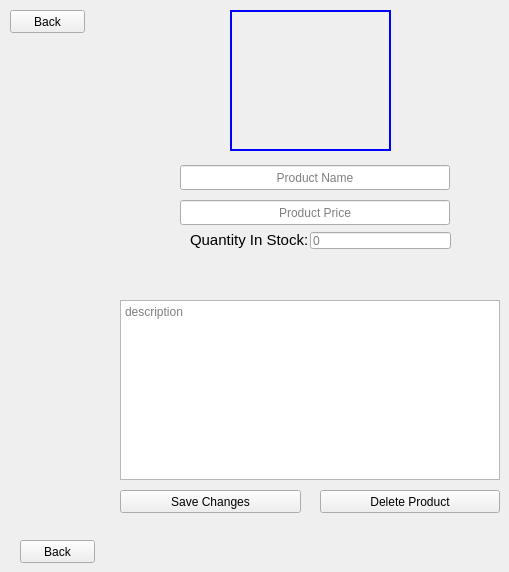
       <widget class="QWidget" name="page_2">
        <widget class="QLabel" name="label">
         <property name="geometry">
          <rect>
           <x>190</x>
           <y>230</y>
           <width>121</width>
           <height>20</height>
          </rect>
         </property>
         <property name="styleSheet">
          <string notr="true">font-size: 15px</string>
         </property>
         <property name="text">
          <string>Quantity In Stock:</string>
         </property>
        </widget>
        <widget class="QLabel" name="product_image_label">
         <property name="geometry">
          <rect>
           <x>230</x>
           <y>10</y>
           <width>161</width>
           <height>141</height>
          </rect>
         </property>
         <property name="styleSheet">
          <string notr="true">border: 2px solid blue</string>
         </property>
         <property name="text">
          <string/>
         </property>
         <property name="scaledContents">
          <bool>true</bool>
         </property>
        </widget>
        <widget class="QPushButton" name="back_to_products_page_button">
         <property name="geometry">
          <rect>
           <x>20</x>
           <y>540</y>
           <width>75</width>
           <height>23</height>
          </rect>
         </property>
         <property name="styleSheet">
          <string notr="true">
QPushButton {
                
	background-color: blue;
                border: none;
                border-radius: 5px;

				color: white
            }
QPushButton:hover {
                background-color: gray;
            };
</string>
         </property>
         <property name="text">
          <string>Back</string>
         </property>
        </widget>
        <widget class="QLineEdit" name="productnamelineedit">
         <property name="geometry">
          <rect>
           <x>180</x>
           <y>165</y>
           <width>270</width>
           <height>25</height>
          </rect>
         </property>
         <property name="styleSheet">
          <string notr="true">font: 20px &quot;CentSchbkCyrill BT&quot;;
text-decoration: none;
text-align: center;</string>
         </property>
         <property name="text">
          <string/>
         </property>
         <property name="alignment">
          <set>Qt::AlignCenter</set>
         </property>
         <property name="placeholderText">
          <string>Product Name</string>
         </property>
        </widget>
        <widget class="QLineEdit" name="productpricelineedit">
         <property name="geometry">
          <rect>
           <x>180</x>
           <y>200</y>
           <width>270</width>
           <height>25</height>
          </rect>
         </property>
         <property name="styleSheet">
          <string notr="true">font: 20px &quot;CentSchbkCyrill BT&quot;;
text-decoration: none;
text-align: center;</string>
         </property>
         <property name="text">
          <string/>
         </property>
         <property name="alignment">
          <set>Qt::AlignCenter</set>
         </property>
         <property name="placeholderText">
          <string>Product Price</string>
         </property>
        </widget>
        <widget class="QLineEdit" name="quantitystocklineedit">
         <property name="geometry">
          <rect>
           <x>310</x>
           <y>232</y>
           <width>141</width>
           <height>17</height>
          </rect>
         </property>
         <property name="cursor">
          <cursorShape>IBeamCursor</cursorShape>
         </property>
         <property name="styleSheet">
          <string notr="true">font: &quot;CentSchbkCyrill BT&quot;;
text-decoration: none;
text-align: center;</string>
         </property>
         <property name="text">
          <string/>
         </property>
         <property name="alignment">
          <set>Qt::AlignLeading|Qt::AlignLeft|Qt::AlignVCenter</set>
         </property>
         <property name="placeholderText">
          <string>0</string>
         </property>
        </widget>
        <widget class="QTextEdit" name="productdescriptioedit">
         <property name="geometry">
          <rect>
           <x>120</x>
           <y>300</y>
           <width>380</width>
           <height>180</height>
          </rect>
         </property>
         <property name="tabChangesFocus">
          <bool>false</bool>
         </property>
         <property name="placeholderText">
          <string>description</string>
         </property>
        </widget>
        <widget class="QPushButton" name="savechangesbuttonseller">
         <property name="geometry">
          <rect>
           <x>120</x>
           <y>490</y>
           <width>181</width>
           <height>23</height>
          </rect>
         </property>
         <property name="styleSheet">
          <string notr="true">
QPushButton {
                
	background-color: blue;
                border: none;
                border-radius: 5px;

				color: white
            }
QPushButton:hover {
                background-color: gray;
            };
</string>
         </property>
         <property name="text">
          <string>Save Changes</string>
         </property>
        </widget>
        <widget class="QPushButton" name="deleteproductbutton">
         <property name="geometry">
          <rect>
           <x>320</x>
           <y>490</y>
           <width>180</width>
           <height>23</height>
          </rect>
         </property>
         <property name="styleSheet">
          <string notr="true">
QPushButton {
                
	background-color: red;
                border: none;
                border-radius: 5px;

				color: white
            }
QPushButton:hover {
                background-color: gray;
            };
</string>
         </property>
         <property name="text">
          <string>Delete Product</string>
         </property>
        </widget>
        <widget class="QPushButton" name="back_to_products_page_button_2">
         <property name="geometry">
          <rect>
           <x>10</x>
           <y>10</y>
           <width>75</width>
           <height>23</height>
          </rect>
         </property>
         <property name="styleSheet">
          <string notr="true">
QPushButton {
                
	background-color: blue;
                border: none;
                border-radius: 5px;

				color: white
            }
QPushButton:hover {
                background-color: gray;
            };
</string>
         </property>
         <property name="text">
          <string>Back</string>
         </property>
        </widget>
       </widget>
